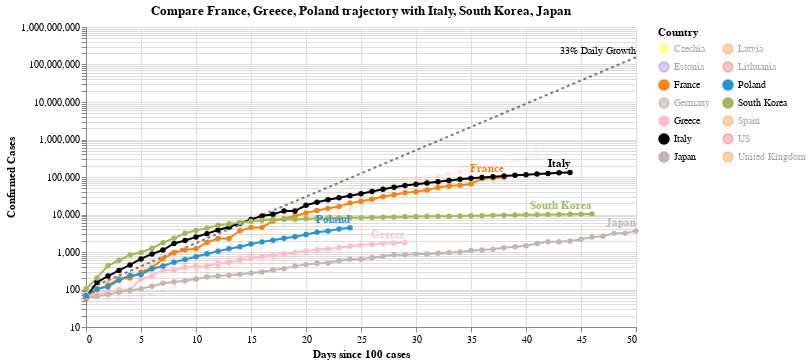

Notebook code cell kept with this figure:
### Code cell
#hide_input
chart2 = make_since_chart(['France', 'Greece', 'Poland'])
chart2

### Figure 1 — Vega-Lite specification as saved in the notebook (floating-point values rounded to 4 significant figures; data arrays with more than 128 entries replaced by an {"elided": "..."} marker saying what was removed)
{"config": {"view": {"continuousWidth": 400, "continuousHeight": 300}}, "layer": [{"mark": {"type": "line", "color": "black", "opacity": 0.5, "strokeDash": [3, 3]}, "encoding": {"x": {"type": "quantitative", "field": "Days since 100 cases"}, "y": {"type": "quantitative", "field": "Confirmed Cases"}}}, {"mark": {"type": "text", "align": "right", "dy": -6, "fontSize": 10, "text": "33% Daily Growth"}, "encoding": {"x": {"type": "quantitative", "field": "Days since 100 cases"}, "y": {"type": "quantitative", "field": "Confirmed Cases"}}, "transform": [{"filter": "(datum['Days since 100 cases'] >= 50)"}]}, {"data": {"name": "data-f4f0965e6e7788556afae7c78b87bdf8"}, "mark": {"type": "line", "point": true}, "encoding": {"color": {"type": "nominal", "field": "Country", "legend": {"columns": 2}, "scale": {"domain": ["Czechia", "Estonia", "France", "Germany", "Greece", "Italy", "Japan", "Latvia", "Lithuania", "Poland", "South Korea", "Spain", "US", "United Kingdom"], "range": ["yellow", "#9467bd", "#F58518", "#9D755D", "pink", "black", "#C1B7AD", "#F58518", "#E45756", "#2495D3", "#A1BA59", "#F58518", "#E45756", "#F58518"]}}, "opacity": {"condition": {"value": 1, "selection": "selector004"}, "value": 0.05}, "tooltip": [{"type": "nominal", "field": "Country"}, {"type": "temporal", "field": "Date"}, {"type": "quantitative", "field": "Confirmed Cases"}, {"type": "quantitative", "field": "Days since 100 cases"}], "x": {"type": "quantitative", "field": "Days since 100 cases"}, "y": {"type": "quantitative", "field": "Confirmed Cases", "scale": {"type": "log"}}}, "selection": {"selector004": {"type": "multi", "fields": ["Country"], "bind": "legend", "init": [{"Country": "France"}, {"Country": "Greece"}, {"Country": "Poland"}, {"Country": "Italy"}, {"Country": "South Korea"}, {"Country": "Japan"}]}}, "width": 550}, {"data": {"name": "data-f4f0965e6e7788556afae7c78b87bdf8"}, "mark": {"type": "text", "align": "right", "dy": -8, "fontWeight": "bold"}, "encoding": {"color": {"type": "nominal", "field": "Country", "legend": {"columns": 2}, "scale": {"domain": ["Czechia", "Estonia", "France", "Germany", "Greece", "Italy", "Japan", "Latvia", "Lithuania", "Poland", "South Korea", "Spain", "US", "United Kingdom"], "range": ["yellow", "#9467bd", "#F58518", "#9D755D", "pink", "black", "#C1B7AD", "#F58518", "#E45756", "#2495D3", "#A1BA59", "#F58518", "#E45756", "#F58518"]}}, "opacity": {"condition": {"value": 1, "selection": "selector004"}, "value": 0.05}, "text": {"type": "nominal", "field": "Country"}, "tooltip": [{"type": "nominal", "field": "Country"}, {"type": "temporal", "field": "Date"}, {"type": "quantitative", "field": "Confirmed Cases"}, {"type": "quantitative", "field": "Days since 100 cases"}], "x": {"type": "quantitative", "field": "Days since 100 cases"}, "y": {"type": "quantitative", "field": "Confirmed Cases", "scale": {"type": "log"}}}, "transform": [{"filter": "(datum['Date'] >= 1586131200000)"}], "width": 550}], "data": {"name": "data-9c68bbe2c1c5a8811a4e9882b32864f2"}, "title": "Compare France, Greece, Poland trajectory with Italy, South Korea, Japan", "$schema": "https://vega.github.io/schema/vega-lite/v4.0.2.json", "datasets": {"data-9c68bbe2c1c5a8811a4e9882b32864f2": [{"Days since 100 cases": 0, "Confirmed Cases": 100.0}, {"Days since 100 cases": 1, "Confirmed Cases": 133.0}, {"Days since 100 cases": 2, "Confirmed Cases": 176.9}, {"Days since 100 cases": 3, "Confirmed Cases": 235.3}, {"Days since 100 cases": 4, "Confirmed Cases": 312.9}, {"Days since 100 cases": 5, "Confirmed Cases": 416.2}, {"Days since 100 cases": 6, "Confirmed Cases": 553.5}, {"Days since 100 cases": 7, "Confirmed Cases": 736.1}, {"Days since 100 cases": 8, "Confirmed Cases": 979.1}, {"Days since 100 cases": 9, "Confirmed Cases": 1302.0}, {"Days since 100 cases": 10, "Confirmed Cases": 1732.0}, {"Days since 100 cases": 11, "Confirmed Cases": 2303.0}, {"Days since 100 cases": 12, "Confirmed Cases": 3064.0}, {"Days since 100 cases": 13, "Confirmed Cases": 4074.0}, {"Days since 100 cases": 14, "Confirmed Cases": 5419.0}, {"Days since 100 cases": 15, "Confirmed Cases": 7207.0}, {"Days since 100 cases": 16, "Confirmed Cases": 9586.0}, {"Days since 100 cases": 17, "Confirmed Cases": 12750.0}, {"Days since 100 cases": 18, "Confirmed Cases": 16960.0}, {"Days since 100 cases": 19, "Confirmed Cases": 22550.0}, {"Days since 100 cases": 20, "Confirmed Cases": 29990.0}, {"Days since 100 cases": 21, "Confirmed Cases": 39890.0}, {"Days since 100 cases": 22, "Confirmed Cases": 53060.0}, {"Days since 100 cases": 23, "Confirmed Cases": 70560.0}, {"Days since 100 cases": 24, "Confirmed Cases": 93850.0}, {"Days since 100 cases": 25, "Confirmed Cases": 124800.0}, {"Days since 100 cases": 26, "Confirmed Cases": 166000.0}, {"Days since 100 cases": 27, "Confirmed Cases": 220800.0}, {"Days since 100 cases": 28, "Confirmed Cases": 293700.0}, {"Days since 100 cases": 29, "Confirmed Cases": 390600.0}, {"Days since 100 cases": 30, "Confirmed Cases": 519500.0}, {"Days since 100 cases": 31, "Confirmed Cases": 690900.0}, {"Days since 100 cases": 32, "Confirmed Cases": 918900.0}, {"Days since 100 cases": 33, "Confirmed Cases": 1222000.0}, {"Days since 100 cases": 34, "Confirmed Cases": 1625000.0}, {"Days since 100 cases": 35, "Confirmed Cases": 2162000.0}, {"Days since 100 cases": 36, "Confirmed Cases": 2875000.0}, {"Days since 100 cases": 37, "Confirmed Cases": 3824000.0}, {"Days since 100 cases": 38, "Confirmed Cases": 5086000.0}, {"Days since 100 cases": 39, "Confirmed Cases": 6764000.0}, {"Days since 100 cases": 40, "Confirmed Cases": 8996000.0}, {"Days since 100 cases": 41, "Confirmed Cases": 11970000.0}, {"Days since 100 cases": 42, "Confirmed Cases": 15910000.0}, {"Days since 100 cases": 43, "Confirmed Cases": 21170000.0}, {"Days since 100 cases": 44, "Confirmed Cases": 28150000.0}, {"Days since 100 cases": 45, "Confirmed Cases": 37440000.0}, {"Days since 100 cases": 46, "Confirmed Cases": 49790000.0}, {"Days since 100 cases": 47, "Confirmed Cases": 66230000.0}, {"Days since 100 cases": 48, "Confirmed Cases": 88080000.0}, {"Days since 100 cases": 49, "Confirmed Cases": 117100000.0}, {"Days since 100 cases": 50, "Confirmed Cases": 155800000.0}], "data-f4f0965e6e7788556afae7c78b87bdf8": {"elided": "479 records"}}}
